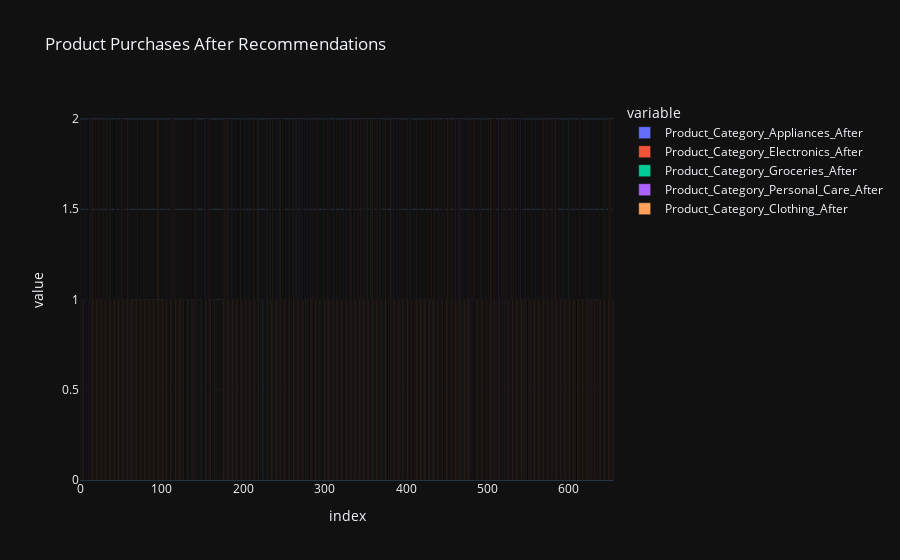

Notebook code for this chart:
### Code cell
# Step 1: Convert product-related columns to numeric
for col in product_columns:
    df[col] = pd.to_numeric(df[col], errors='coerce').fillna(0).astype(int)

# Step 2: Generate "After Recommendation" data
np.random.seed(42)
for col in product_columns:
    df[col + '_After'] = df[col] + np.random.binomial(1, 0.2, size=len(df))

# Step 3: Ensure all "After" columns are numeric
for col in [col + '_After' for col in product_columns]:
    df[col] = pd.to_numeric(df[col], errors='coerce').fillna(0).astype(int)

# Step 4: Visualize the difference in product purchases
import plotly.express as px

fig1 = px.bar(
    df,
    x=df.index,
    y=[col + '_After' for col in product_columns],
    title="Product Purchases After Recommendations",
    labels={"x": "Customer Index", "y": "Number of Products Purchased"},
    barmode="group",
    template="plotly_dark",
)

fig1.show()

### Figure 1 — Plotly figure (JSON) as saved in the notebook; plotly's stock layout.template omitted (floating-point values rounded to 4 significant figures; data arrays with more than 128 entries replaced by an {"elided": "..."} marker saying what was removed)
{"data": [{"alignmentgroup": "True", "hovertemplate": "variable=Product_Category_Appliances_After<br>index=%{x}<br>value=%{y}<extra></extra>", "legendgroup": "Product_Category_Appliances_After", "marker": {"color": "#636efa", "pattern": {"shape": ""}}, "name": "Product_Category_Appliances_After", "offsetgroup": "Product_Category_Appliances_After", "orientation": "v", "showlegend": true, "textposition": "auto", "type": "bar", "x": {"elided": "656 int values"}, "xaxis": "x", "y": {"elided": "656 int values"}, "yaxis": "y"}, {"alignmentgroup": "True", "hovertemplate": "variable=Product_Category_Electronics_After<br>index=%{x}<br>value=%{y}<extra></extra>", "legendgroup": "Product_Category_Electronics_After", "marker": {"color": "#EF553B", "pattern": {"shape": ""}}, "name": "Product_Category_Electronics_After", "offsetgroup": "Product_Category_Electronics_After", "orientation": "v", "showlegend": true, "textposition": "auto", "type": "bar", "x": {"elided": "656 int values"}, "xaxis": "x", "y": {"elided": "656 int values"}, "yaxis": "y"}, {"alignmentgroup": "True", "hovertemplate": "variable=Product_Category_Groceries_After<br>index=%{x}<br>value=%{y}<extra></extra>", "legendgroup": "Product_Category_Groceries_After", "marker": {"color": "#00cc96", "pattern": {"shape": ""}}, "name": "Product_Category_Groceries_After", "offsetgroup": "Product_Category_Groceries_After", "orientation": "v", "showlegend": true, "textposition": "auto", "type": "bar", "x": {"elided": "656 int values"}, "xaxis": "x", "y": {"elided": "656 int values"}, "yaxis": "y"}, {"alignmentgroup": "True", "hovertemplate": "variable=Product_Category_Personal_Care_After<br>index=%{x}<br>value=%{y}<extra></extra>", "legendgroup": "Product_Category_Personal_Care_After", "marker": {"color": "#ab63fa", "pattern": {"shape": ""}}, "name": "Product_Category_Personal_Care_After", "offsetgroup": "Product_Category_Personal_Care_After", "orientation": "v", "showlegend": true, "textposition": "auto", "type": "bar", "x": {"elided": "656 int values"}, "xaxis": "x", "y": {"elided": "656 int values"}, "yaxis": "y"}, {"alignmentgroup": "True", "hovertemplate": "variable=Product_Category_Clothing_After<br>index=%{x}<br>value=%{y}<extra></extra>", "legendgroup": "Product_Category_Clothing_After", "marker": {"color": "#FFA15A", "pattern": {"shape": ""}}, "name": "Product_Category_Clothing_After", "offsetgroup": "Product_Category_Clothing_After", "orientation": "v", "showlegend": true, "textposition": "auto", "type": "bar", "x": {"elided": "656 int values"}, "xaxis": "x", "y": {"elided": "656 int values"}, "yaxis": "y"}], "layout": {"barmode": "group", "legend": {"title": {"text": "variable"}, "tracegroupgap": 0}, "title": {"text": "Product Purchases After Recommendations"}, "xaxis": {"anchor": "y", "domain": [0, 1], "title": {"text": "index"}}, "yaxis": {"anchor": "x", "domain": [0, 1], "title": {"text": "value"}}}}
